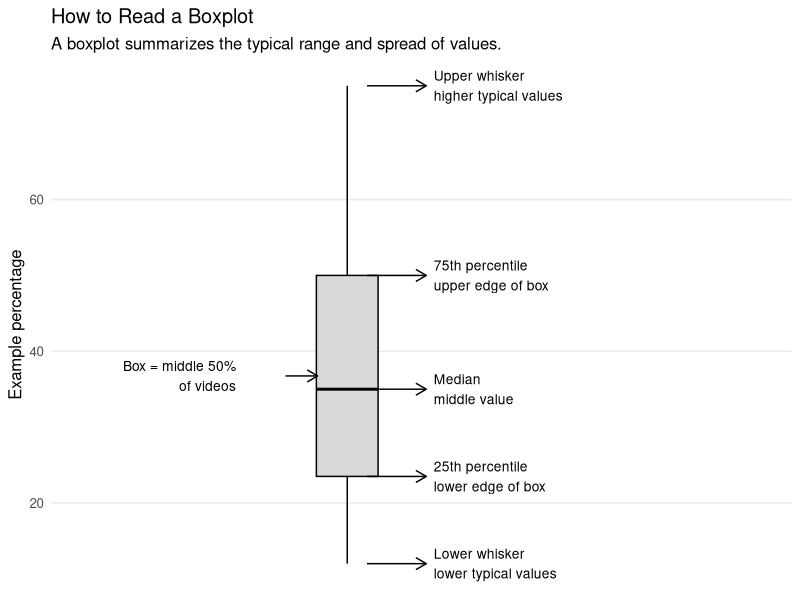

Write the R code that produced this figure.
## ---- chunk 1
library(ggplot2)
library(dplyr)
library(grid)

boxplot_guide_plot <- function() {
  guide_df <- tibble::tibble(
    group = "Example content type",
    value = c(12, 15, 18, 22, 25, 28, 30, 35, 40, 45, 48, 52, 60, 68, 75)
  )

  stats <- boxplot.stats(guide_df$value)$stats
  lower_whisker <- stats[1]
  q1 <- stats[2]
  median <- stats[3]
  q3 <- stats[4]
  upper_whisker <- stats[5]

  ggplot(guide_df, aes(x = group, y = value)) +
    geom_boxplot(width = 0.25, fill = "grey85", color = "black") +

    annotate("text", x = 1.35, y = median, label = "Median\nmiddle value", hjust = 0, size = 3.5) +
    annotate("segment", x = 1.08, xend = 1.32, y = median, yend = median,
             arrow = arrow(length = unit(0.12, "inches"))) +

    annotate("text", x = 1.35, y = q3, label = "75th percentile\nupper edge of box", hjust = 0, size = 3.5) +
    annotate("segment", x = 1.08, xend = 1.32, y = q3, yend = q3,
             arrow = arrow(length = unit(0.12, "inches"))) +

    annotate("text", x = 1.35, y = q1, label = "25th percentile\nlower edge of box", hjust = 0, size = 3.5) +
    annotate("segment", x = 1.08, xend = 1.32, y = q1, yend = q1,
             arrow = arrow(length = unit(0.12, "inches"))) +

    annotate("text", x = 1.35, y = upper_whisker, label = "Upper whisker\nhigher typical values", hjust = 0, size = 3.5) +
    annotate("segment", x = 1.08, xend = 1.32, y = upper_whisker, yend = upper_whisker,
             arrow = arrow(length = unit(0.12, "inches"))) +

    annotate("text", x = 1.35, y = lower_whisker, label = "Lower whisker\nlower typical values", hjust = 0, size = 3.5) +
    annotate("segment", x = 1.08, xend = 1.32, y = lower_whisker, yend = lower_whisker,
             arrow = arrow(length = unit(0.12, "inches"))) +

    annotate("text", x = 0.55, y = (q1 + q3) / 2,
             label = "Box = middle 50%\nof videos", hjust = 1, size = 3.5) +
    annotate("segment", x = 0.75, xend = 0.88, y = (q1 + q3) / 2, yend = (q1 + q3) / 2,
             arrow = arrow(length = unit(0.12, "inches"))) +

    coord_cartesian(xlim = c(0.4, 2.2)) +
    labs(
      title = "How to Read a Boxplot",
      subtitle = "A boxplot summarizes the typical range and spread of values.",
      x = NULL,
      y = "Example percentage"
    ) +
    theme_minimal(base_size = 12) +
    theme(
      axis.text.x = element_blank(),
      panel.grid.major.x = element_blank(),
      panel.grid.minor = element_blank()
    )
}
## ---- chunk 2
boxplot_guide_plot()
